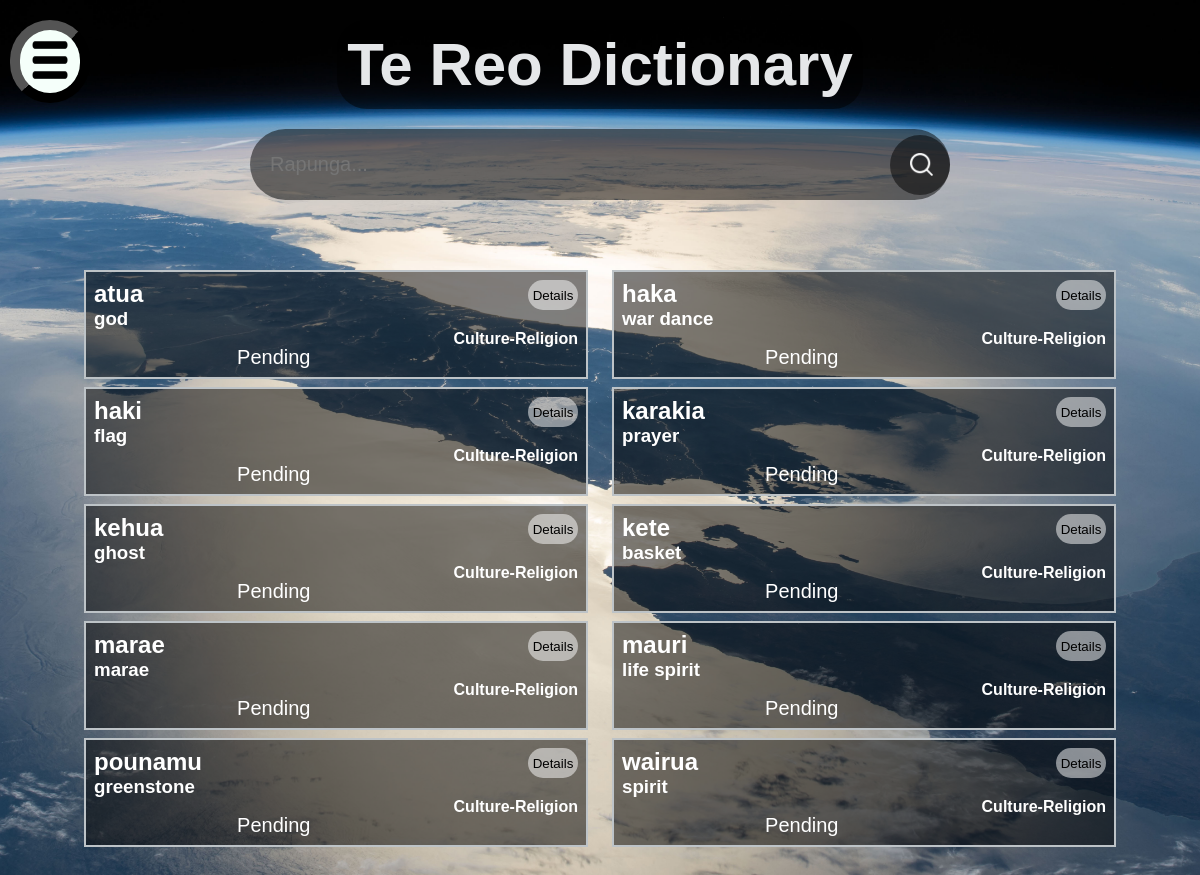
Page /words/Culture-Religion on the committed database.
### tables this page shows
CREATE TABLE "Dictionary"
(
    id         integer not null
        constraint Dictionary_pk
            primary key autoincrement,
    Maori      varchar(50),
    English    varchar(50),
    Category   integer,
    Definition varchar(150),
    YearLevel  int(2),
    Author     char(50),
    wordImage  varchar(200),
    DateAdded  varchar(12)
);

### app.py (the view)
@app.route('/words/<Category>')  # This is a link that passes through what category it's looking for through the link
def render_dictionary_categories(Category):
    con = create_connection(DATABASE)
    query = "SELECT id, Maori, English, Category, Definition, YearLevel, Author, DateAdded FROM Dictionary WHERE Category=?"
    cur = con.cursor()
    cur.execute(query, (Category,))
    dictionary = cur.fetchall()
    con.close()
    Categories = categories()
    return render_template('words.html', dictionary=dictionary, is_logged_in=is_logged_in(), is_teacher=is_teacher(), categories=Categories)

### app.py (called while the page is built)
def create_connection(db_file):  # This function will create a connection to the database file
    try:
        connection = sqlite3.connect(db_file)
        return (connection)
    except Error as e:
        print(e)
    return None

def is_logged_in():  # this will simply check if there is someone logged in by checking
    if session.get("email") is None:
        print("not logged in")
        return False
    else:
        print("Logged in")
        return True

def is_teacher():  # this function will check if the person logged in to the session is a teacher or not
    if session.get("permissions") == "teacher":
        print('is teacher')
        return True
    else:
        print("is not teacher")
        return False

def categories(): # this function grabs all the categories currently in the category table in order to
    con = create_connection(DATABASE)
    query = "SELECT Category FROM Categories"
    cur = con.cursor()
    cur.execute(query)
    Categories = cur.fetchall()
    con.close()
    return Categories

### templates/words.html
{% extends 'base.html' %}
{% block search %}
        <form method="POST" action="/search" class="search-bar-nonhome">
            <input type="text" placeholder="Rapunga..." name="search" id="search">
        <button type="submit"><img src="/static/images/search.png"></button>
    </form>
{% endblock %}
{% block main %}
    <div class="dictionary">
        {% for words in dictionary %}
            <div class="word-box">
                <div class="word-box-word">
                    <form action="/{{ words[0] }}">
                        <input type="submit" value="Details" class="wordbutton">
                    </form>
                    <h2>{{ words[1] }}</h2>
                    <h3>{{ words[2] }}</h3>
                    <h4 style="float:right">{{ words[3] }}</h4>
                </div>
                <div class="word-box-definition">
                    <p>{{ words[4] }}</p>
                </div>
            </div>
        {% endfor %}
    </div>
{% endblock  %}

### static/style.css (style rules this page uses)
* { font-family: 'Helvetica', 'Arial', sans-serif; padding: 0; margin: 0; }
p { font-family: 'Helvetica', 'Arial', sans-serif; font-size: 20px; font-weight: normal; text-align: center; }
body { background-image: url("/static/images/newzealandfromspace.jpg"); background-repeat: no-repeat; background-size: cover; background-position: center; background-attachment: fixed; }
.wordbutton { float: right; border-radius: 50px; border: none; top:10px; right: 10px; width: 50px; height: 30px; background-color: rgba(255, 255, 255, 0.5); }
.dictionary { display: flex; flex-wrap: wrap; justify-content: space-evenly; }
.word-box { width: 32%; min-width: 500px; border: 2px solid rgba(189, 195, 199, 1.0); color: white; margin-bottom: 0.5rem; background-color: rgba(0,0,0,.5); }
.word-box-word { padding: 0.5rem; }
.word-box-definition { padding: 0.5rem; }
.search-bar-nonhome { width: 100%; max-width: 700px; background-color: rgba(0,0,0,.5); display: flex; align-items: center; border-radius:60px; color: white; }
.search-bar-nonhome input { background: transparent; flex: 1; border: 0; outline: none; padding: 24px 20px; font-size: 20px; color: white; }
.search-bar-nonhome button img { width: 25px; }
.search-bar-nonhome button { border:0; border-radius: 50%; width:60px; height:60px; background-color: rgba(0,0,0,.5);; }

### rows in the picture
Dictionary: Maori "atua", English "god", Category "Culture-Religion", Definition "Pending"
Dictionary: Maori "haka", English "war dance", Category "Culture-Religion", Definition "Pending"
Dictionary: Maori "haki", English "flag", Category "Culture-Religion", Definition "Pending"
Dictionary: Maori "karakia", English "prayer", Category "Culture-Religion", Definition "Pending"
Dictionary: Maori "kehua", English "ghost", Category "Culture-Religion", Definition "Pending"
Dictionary: Maori "kete", English "basket", Category "Culture-Religion", Definition "Pending"
Dictionary: Maori "marae", English "marae", Category "Culture-Religion", Definition "Pending"
Dictionary: Maori "mauri", English "life spirit", Category "Culture-Religion", Definition "Pending"
Dictionary: Maori "pounamu", English "greenstone", Category "Culture-Religion", Definition "Pending"
Dictionary: Maori "wairua", English "spirit", Category "Culture-Religion", Definition "Pending"
